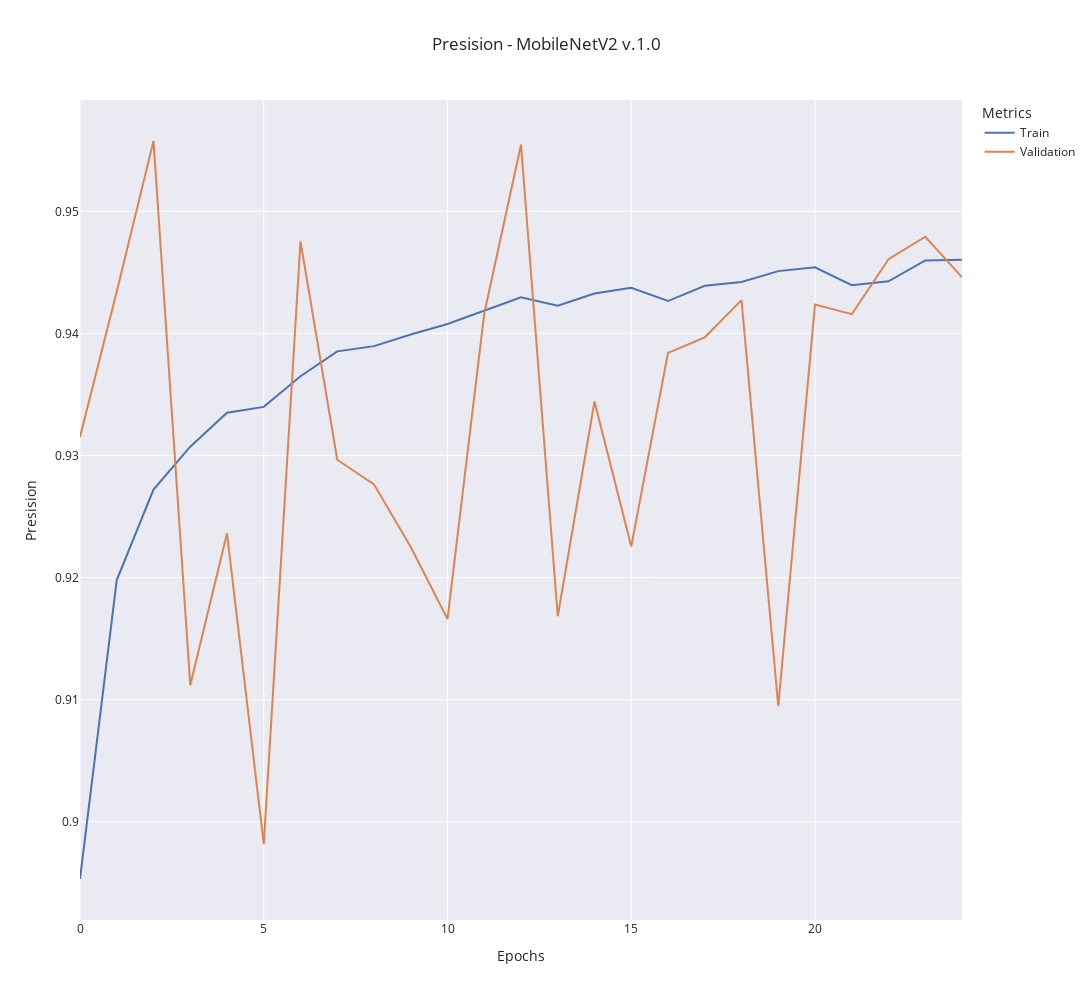

This figure's notebook cell:
### Code cell
window_size = 0
train_data = (
    moving_average(train_metrics["presision"], window_size)
    if window_size != 0
    else train_metrics["presision"]
)
validation_data = (
    moving_average(validation_metrics["val_presision"], window_size)
    if window_size != 0
    else validation_metrics["val_presision"]
)

fig = go.Figure()

fig.add_trace(
    go.Scatter(
        y=train_data,
        x=np.arange(len(train_data)),
        mode="lines",
        name="Train",
    )
)

fig.add_trace(
    go.Scatter(
        y=validation_data,
        x=np.arange(len(validation_data)),
        mode="lines",
        name="Validation",
    )
)

fig.update_layout(
    title=f"Presision - {model_name} {version}",
    xaxis_title="Epochs",
    yaxis_title="Presision",
    legend_title="Metrics",
    template="seaborn",
    width=1200,
    height=1000,
)

fig.show()

### Figure 1 — Plotly figure (JSON) as saved in the notebook; plotly's stock layout.template omitted (floating-point values rounded to 4 significant figures)
{"data": [{"mode": "lines", "name": "Train", "type": "scatter", "x": [0, 1, 2, 3, 4, 5, 6, 7, 8, 9, 10, 11, 12, 13, 14, 15, 16, 17, 18, 19, 20, 21, 22, 23, 24], "y": [0.8953, 0.9198, 0.9272, 0.9307, 0.9335, 0.934, 0.9365, 0.9385, 0.939, 0.9399, 0.9408, 0.9418, 0.943, 0.9423, 0.9433, 0.9437, 0.9427, 0.9439, 0.9442, 0.9451, 0.9454, 0.944, 0.9443, 0.946, 0.946]}, {"mode": "lines", "name": "Validation", "type": "scatter", "x": [0, 1, 2, 3, 4, 5, 6, 7, 8, 9, 10, 11, 12, 13, 14, 15, 16, 17, 18, 19, 20, 21, 22, 23, 24], "y": [0.9315, 0.9434, 0.9558, 0.9112, 0.9236, 0.8982, 0.9475, 0.9297, 0.9276, 0.9225, 0.9166, 0.9416, 0.9555, 0.9168, 0.9344, 0.9226, 0.9384, 0.9397, 0.9427, 0.9095, 0.9424, 0.9416, 0.9461, 0.9479, 0.9446]}], "layout": {"height": 1000, "legend": {"title": {"text": "Metrics"}}, "title": {"text": "Presision - MobileNetV2 v.1.0"}, "width": 1200, "xaxis": {"title": {"text": "Epochs"}}, "yaxis": {"title": {"text": "Presision"}}}}
